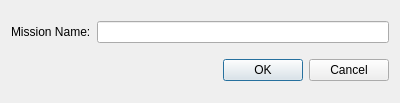
<?xml version="1.0" encoding="UTF-8"?>
<ui version="4.0">
 <class>NewMissionDlg</class>
 <widget class="QDialog" name="NewMissionDlg">
  <property name="geometry">
   <rect>
    <x>0</x>
    <y>0</y>
    <width>400</width>
    <height>103</height>
   </rect>
  </property>
  <property name="windowTitle">
   <string>New Mission</string>
  </property>
  <layout class="QVBoxLayout" name="verticalLayout">
   <item>
    <layout class="QHBoxLayout" name="horizontalLayout">
     <item>
      <widget class="QLabel" name="nameLabel">
       <property name="text">
        <string>Mission Name:</string>
       </property>
      </widget>
     </item>
     <item>
      <widget class="QLineEdit" name="nameText">
       <property name="sizePolicy">
        <sizepolicy hsizetype="Expanding" vsizetype="Fixed">
         <horstretch>0</horstretch>
         <verstretch>0</verstretch>
        </sizepolicy>
       </property>
      </widget>
     </item>
    </layout>
   </item>
   <item>
    <widget class="QDialogButtonBox" name="buttonBox">
     <property name="orientation">
      <enum>Qt::Horizontal</enum>
     </property>
     <property name="standardButtons">
      <set>QDialogButtonBox::Cancel|QDialogButtonBox::Ok</set>
     </property>
    </widget>
   </item>
  </layout>
 </widget>
 <resources/>
 <connections>
  <connection>
   <sender>buttonBox</sender>
   <signal>accepted()</signal>
   <receiver>NewMissionDlg</receiver>
   <slot>accept()</slot>
   <hints>
    <hint type="sourcelabel">
     <x>248</x>
     <y>254</y>
    </hint>
    <hint type="destinationlabel">
     <x>157</x>
     <y>274</y>
    </hint>
   </hints>
  </connection>
  <connection>
   <sender>buttonBox</sender>
   <signal>rejected()</signal>
   <receiver>NewMissionDlg</receiver>
   <slot>reject()</slot>
   <hints>
    <hint type="sourcelabel">
     <x>316</x>
     <y>260</y>
    </hint>
    <hint type="destinationlabel">
     <x>286</x>
     <y>274</y>
    </hint>
   </hints>
  </connection>
 </connections>
 <buttongroups>
  <buttongroup name="buttonGroup"/>
 </buttongroups>
</ui>
